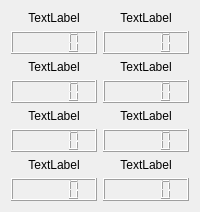
          <widget class="QWidget" name="tab_5">
           <attribute name="title">
            <string>Display Variable</string>
           </attribute>
           <layout class="QGridLayout" name="gridLayout">
            <item row="3" column="0">
             <widget class="QLabel" name="label_3">
              <property name="sizePolicy">
               <sizepolicy hsizetype="Preferred" vsizetype="Preferred">
                <horstretch>0</horstretch>
                <verstretch>0</verstretch>
               </sizepolicy>
              </property>
              <property name="text">
               <string>TextLabel</string>
              </property>
              <property name="alignment">
               <set>Qt::AlignCenter</set>
              </property>
             </widget>
            </item>
            <item row="5" column="0">
             <widget class="QLabel" name="label_5">
              <property name="sizePolicy">
               <sizepolicy hsizetype="Preferred" vsizetype="Preferred">
                <horstretch>0</horstretch>
                <verstretch>0</verstretch>
               </sizepolicy>
              </property>
              <property name="text">
               <string>TextLabel</string>
              </property>
              <property name="alignment">
               <set>Qt::AlignCenter</set>
              </property>
             </widget>
            </item>
            <item row="0" column="1">
             <widget class="QLabel" name="label_2">
              <property name="sizePolicy">
               <sizepolicy hsizetype="Preferred" vsizetype="Preferred">
                <horstretch>0</horstretch>
                <verstretch>0</verstretch>
               </sizepolicy>
              </property>
              <property name="text">
               <string>TextLabel</string>
              </property>
              <property name="alignment">
               <set>Qt::AlignCenter</set>
              </property>
             </widget>
            </item>
            <item row="4" column="1">
             <widget class="QLCDNumber" name="lcdNumber_4">
              <property name="sizePolicy">
               <sizepolicy hsizetype="Preferred" vsizetype="Preferred">
                <horstretch>0</horstretch>
                <verstretch>0</verstretch>
               </sizepolicy>
              </property>
             </widget>
            </item>
            <item row="5" column="1">
             <widget class="QLabel" name="label_6">
              <property name="sizePolicy">
               <sizepolicy hsizetype="Preferred" vsizetype="Preferred">
                <horstretch>0</horstretch>
                <verstretch>0</verstretch>
               </sizepolicy>
              </property>
              <property name="text">
               <string>TextLabel</string>
              </property>
              <property name="alignment">
               <set>Qt::AlignCenter</set>
              </property>
             </widget>
            </item>
            <item row="8" column="0">
             <widget class="QLCDNumber" name="lcdNumber_7">
              <property name="sizePolicy">
               <sizepolicy hsizetype="Preferred" vsizetype="Preferred">
                <horstretch>0</horstretch>
                <verstretch>0</verstretch>
               </sizepolicy>
              </property>
             </widget>
            </item>
            <item row="3" column="1">
             <widget class="QLabel" name="label_4">
              <property name="sizePolicy">
               <sizepolicy hsizetype="Preferred" vsizetype="Preferred">
                <horstretch>0</horstretch>
                <verstretch>0</verstretch>
               </sizepolicy>
              </property>
              <property name="text">
               <string>TextLabel</string>
              </property>
              <property name="alignment">
               <set>Qt::AlignCenter</set>
              </property>
             </widget>
            </item>
            <item row="4" column="0">
             <widget class="QLCDNumber" name="lcdNumber_3">
              <property name="sizePolicy">
               <sizepolicy hsizetype="Preferred" vsizetype="Preferred">
                <horstretch>0</horstretch>
                <verstretch>0</verstretch>
               </sizepolicy>
              </property>
             </widget>
            </item>
            <item row="6" column="1">
             <widget class="QLCDNumber" name="lcdNumber_6">
              <property name="sizePolicy">
               <sizepolicy hsizetype="Preferred" vsizetype="Preferred">
                <horstretch>0</horstretch>
                <verstretch>0</verstretch>
               </sizepolicy>
              </property>
             </widget>
            </item>
            <item row="0" column="0">
             <widget class="QLabel" name="label">
              <property name="sizePolicy">
               <sizepolicy hsizetype="Preferred" vsizetype="Preferred">
                <horstretch>0</horstretch>
                <verstretch>0</verstretch>
               </sizepolicy>
              </property>
              <property name="text">
               <string>TextLabel</string>
              </property>
              <property name="alignment">
               <set>Qt::AlignCenter</set>
              </property>
             </widget>
            </item>
            <item row="7" column="0">
             <widget class="QLabel" name="label_7">
              <property name="sizePolicy">
               <sizepolicy hsizetype="Preferred" vsizetype="Preferred">
                <horstretch>0</horstretch>
                <verstretch>0</verstretch>
               </sizepolicy>
              </property>
              <property name="text">
               <string>TextLabel</string>
              </property>
              <property name="alignment">
               <set>Qt::AlignCenter</set>
              </property>
             </widget>
            </item>
            <item row="8" column="1">
             <widget class="QLCDNumber" name="lcdNumber_8">
              <property name="sizePolicy">
               <sizepolicy hsizetype="Preferred" vsizetype="Preferred">
                <horstretch>0</horstretch>
                <verstretch>0</verstretch>
               </sizepolicy>
              </property>
             </widget>
            </item>
            <item row="6" column="0">
             <widget class="QLCDNumber" name="lcdNumber_5">
              <property name="sizePolicy">
               <sizepolicy hsizetype="Preferred" vsizetype="Preferred">
                <horstretch>0</horstretch>
                <verstretch>0</verstretch>
               </sizepolicy>
              </property>
             </widget>
            </item>
            <item row="7" column="1">
             <widget class="QLabel" name="label_8">
              <property name="sizePolicy">
               <sizepolicy hsizetype="Preferred" vsizetype="Preferred">
                <horstretch>0</horstretch>
                <verstretch>0</verstretch>
               </sizepolicy>
              </property>
              <property name="text">
               <string>TextLabel</string>
              </property>
              <property name="alignment">
               <set>Qt::AlignCenter</set>
              </property>
             </widget>
            </item>
            <item row="1" column="0">
             <widget class="QLCDNumber" name="lcdNumber">
              <property name="sizePolicy">
               <sizepolicy hsizetype="Preferred" vsizetype="Preferred">
                <horstretch>0</horstretch>
                <verstretch>0</verstretch>
               </sizepolicy>
              </property>
             </widget>
            </item>
            <item row="1" column="1">
             <widget class="QLCDNumber" name="lcdNumber_2">
              <property name="sizePolicy">
               <sizepolicy hsizetype="Preferred" vsizetype="Preferred">
                <horstretch>0</horstretch>
                <verstretch>0</verstretch>
               </sizepolicy>
              </property>
             </widget>
            </item>
           </layout>
          </widget>
